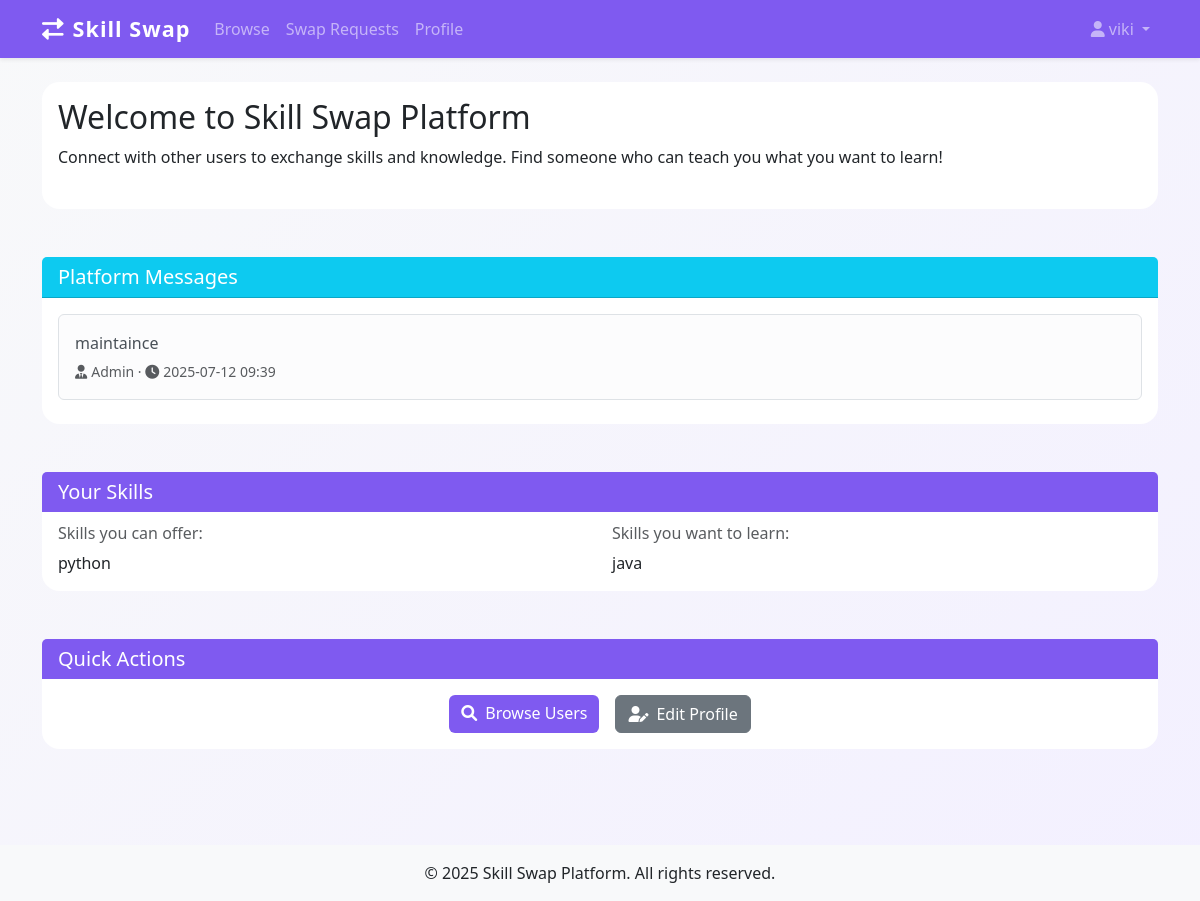
Screenshot of / (signed in) with the database file from the repository.
### models.py (models this page shows, shortened)
class User(UserMixin, db.Model):
    id = db.Column(db.Integer, primary_key=True)
    name = db.Column(db.String(150), nullable=False)
    email = db.Column(db.String(150), unique=True, nullable=False)
    location = db.Column(db.String(150))
    photo = db.Column(db.String(300))
    skills_offered = db.Column(db.String(300))
    skills_wanted = db.Column(db.String(300))
    availability = db.Column(db.String(100))
    is_public = db.Column(db.Boolean, default=True)
    is_admin = db.Column(db.Boolean, default=False)
    banned = db.Column(db.Boolean, default=False)
    password_hash = db.Column(db.String(150), nullable=False)

class AdminMessage(db.Model):
    id = db.Column(db.Integer, primary_key=True)
    user_id = db.Column(db.Integer, db.ForeignKey('user.id'), nullable=True, default=None)  # Make nullable with default
    message = db.Column(db.String(500))
    created_at = db.Column(db.DateTime, server_default=db.func.now())
    user = db.relationship('User', backref='admin_messages')

### app.py (the view)
@app.route('/')
def home():
    messages = []
    if current_user.is_authenticated:
        messages = AdminMessage.query.order_by(AdminMessage.created_at.desc()).all()
    return render_template('home.html', messages=messages)

### app.py (called while the page is built)
@login_manager.user_loader
def load_user(user_id):
    return User.query.get(int(user_id))

### templates/home.html (shortened to what this page needs)
{% extends 'base.html' %}
{% block content %}
<div class="row mb-4">
    <div class="col-12">
        <div class="card">
            <div class="card-body">
                <h2 class="card-title">Welcome to Skill Swap Platform</h2>
                <p class="card-text mb-4">
                    Connect with other users to exchange skills and knowledge.
                    Find someone who can teach you what you want to learn!
                </p>
            </div>
        </div>
    </div>
</div>
{% if current_user.is_authenticated %}
<div class="row mb-4">
    <div class="col-12">
        {% if messages %}
        <div class="card">
            <div class="card-header bg-info text-white">
                <h5 class="mb-0">Platform Messages</h5>
            </div>
            <div class="card-body">
                {% for message in messages %}
                <div class="alert alert-light border mb-2">
                    <p class="mb-1">{{ message.message }}</p>
                    <small class="text-muted">
                        <i class="fas fa-user-tie me-1"></i>Admin &middot;
                        <i class="fas fa-clock me-1"></i>{{ message.created_at.strftime('%Y-%m-%d %H:%M') }}
                    </small>
                </div>
                {% endfor %}
            </div>
        </div>
        {% endif %}
    </div>
</div>
<div class="row mb-4">
    <div class="col-12">
        <div class="card">
            <div class="card-header bg-primary text-white">
                <h5 class="mb-0">Your Skills</h5>
            </div>
            <div class="card-body">
                <div class="row">
                    <div class="col-md-6">
                        <h6 class="card-subtitle mb-2 text-muted">Skills you can offer:</h6>
                        <p class="card-text">{{ current_user.skills_offered }}</p>
                    </div>
                    <div class="col-md-6">
                        <h6 class="card-subtitle mb-2 text-muted">Skills you want to learn:</h6>
                        <p class="card-text">{{ current_user.skills_wanted }}</p>
                    </div>
                </div>
            </div>
        </div>
    </div>
</div>
<div class="row">
    <div class="col-12">
        <div class="card">
            <div class="card-header bg-primary text-white">
                <h5 class="mb-0">Quick Actions</h5>
            </div>
            <div class="card-body">
                <div class="d-grid gap-2 d-md-flex justify-content-md-center">
                    <a href="{{ url_for('browse') }}" class="btn btn-primary me-md-2">
                        <i class="fas fa-search me-2"></i>Browse Users
                    </a>
                    <a href="{{ url_for('profile') }}" class="btn btn-secondary">
                        <i class="fas fa-user-edit me-2"></i>Edit Profile
                    </a>
                </div>
            </div>
        </div>
    </div>
</div>
{% endif %}
{% endblock %}

### templates/base.html (shortened to what this page needs)
<!DOCTYPE html>
<html lang="en">
<head>
    <link href="https://cdn.jsdelivr.net/npm/bootstrap@5.3.0/dist/css/bootstrap.min.css" rel="stylesheet">
    <link href="https://cdnjs.cloudflare.com/ajax/libs/font-awesome/6.0.0/css/all.min.css" rel="stylesheet">
    <link rel="stylesheet" href="{{ url_for('static', filename='custom.css') }}">
</head>
<body>
    <nav class="navbar navbar-expand-lg navbar-dark bg-primary shadow-sm">
        <div class="container">
            <a class="navbar-brand" href="{{ url_for('home') }}">
                <i class="fas fa-exchange-alt me-2"></i>Skill Swap
            </a>
            <div class="collapse navbar-collapse" id="navbarNav">
                <ul class="navbar-nav me-auto">
                    <li class="nav-item">
                        <a class="nav-link" href="{{ url_for('browse') }}">Browse</a>
                    </li>
                    <li class="nav-item">
                        <a class="nav-link" href="{{ url_for('swap_requests') }}">Swap Requests</a>
                    </li>
                    {% if current_user.is_authenticated %}
                    <li class="nav-item">
                        <a class="nav-link" href="{{ url_for('profile') }}">Profile</a>
                    </li>
                    {% endif %}
                </ul>
                <ul class="navbar-nav">
                    {% if current_user.is_authenticated %}
                    <li class="nav-item dropdown">
                        <a class="nav-link dropdown-toggle" href="#" id="navbarDropdown" role="button" data-bs-toggle="dropdown">
                            <i class="fas fa-user me-1"></i>{{ current_user.name }}
                        </a>
                    </li>
                    {% endif %}
                </ul>
            </div>
        </div>
    </nav>
    <main class="container py-4">
        {% block content %}{% endblock %}
    </main>
    <footer class="bg-light py-3 mt-5">
        <div class="container text-center">
            <p class="mb-0">&copy; 2025 Skill Swap Platform. All rights reserved.</p>
        </div>
    </footer>
</body>
</html>

### static/custom.css (style rules this page uses)
body { background: linear-gradient(135deg, #f8f9fa 0%, #f3f0ff 100%); min-height: 100vh; }
.navbar-brand { font-weight: bold; letter-spacing: 1px; font-size: 1.35rem; }
.card { margin-bottom: 1.5rem; border-radius: 1.1rem; border: none; }
.btn-primary, .navbar, .bg-primary { background-color: #7f5af0 !important; border: none; }

### rows the page displays
User: name "viki", skills_offered "python", skills_wanted "java"
AdminMessage: message "maintaince", created_at "2025-07-12 09:39"
